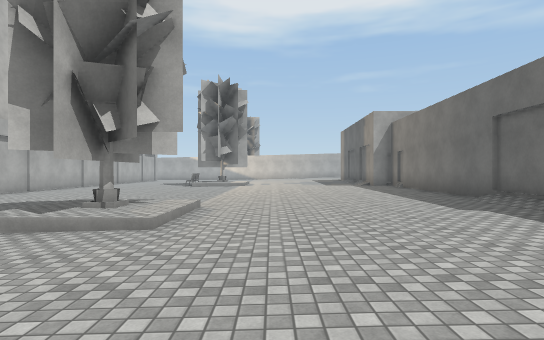
view 1 (above)

16 first-person views from a walk through a Unity game level. The camera is 1.4 m above the floor, looks level and sees 80° across. The floor is counted in squares, 2 m on a side. Each view is taken from the middle of a square. On the plan, view 1 faces up. The plan holds only what a view shows up to about 10 squares ahead; the rest is blank. The place goes on beyond the plan. Surface patterns are stand-ins for the level's own textures.

view 2
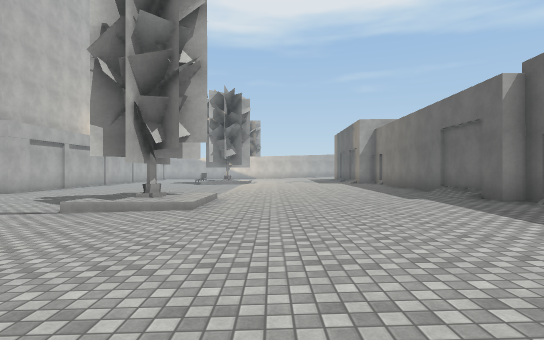

view 3
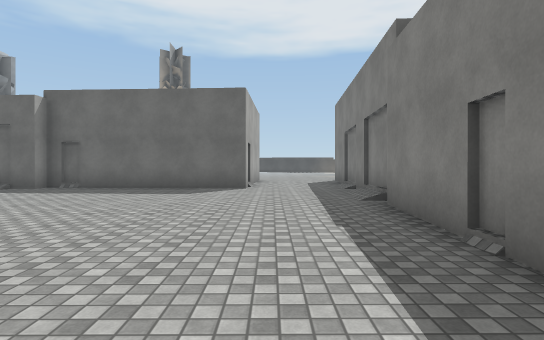

view 4
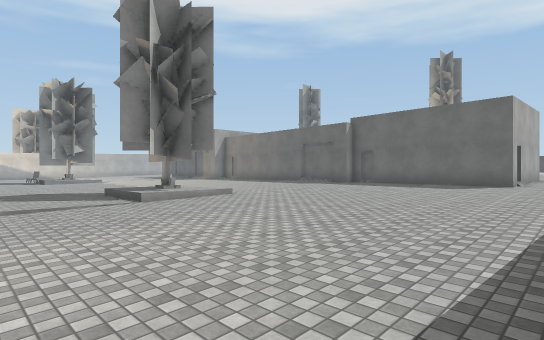

view 5
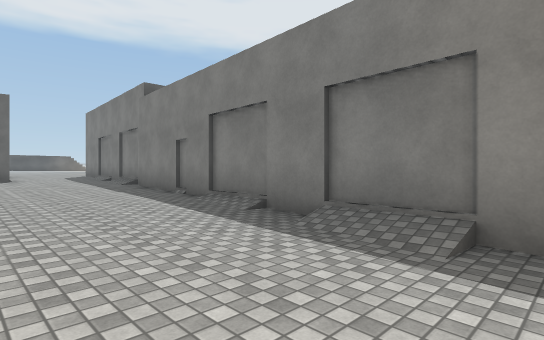

view 6
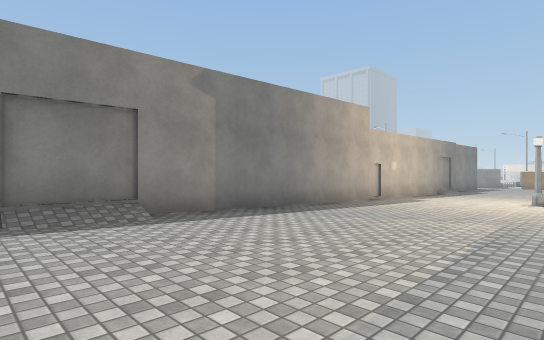

view 7
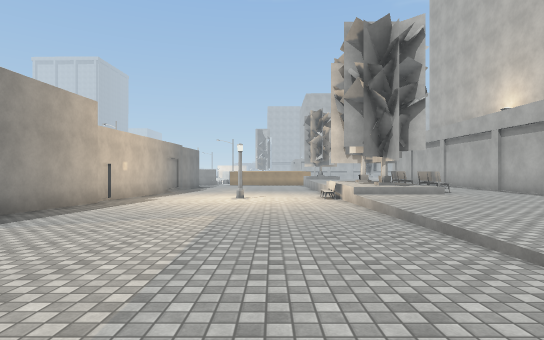

view 8
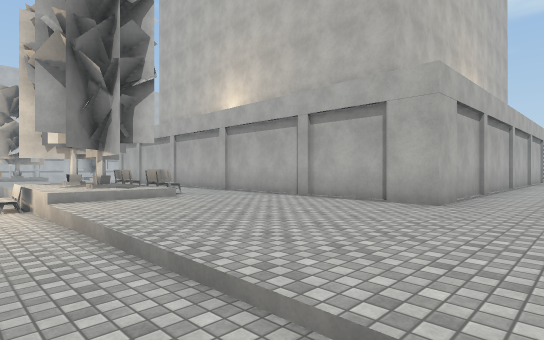

view 9
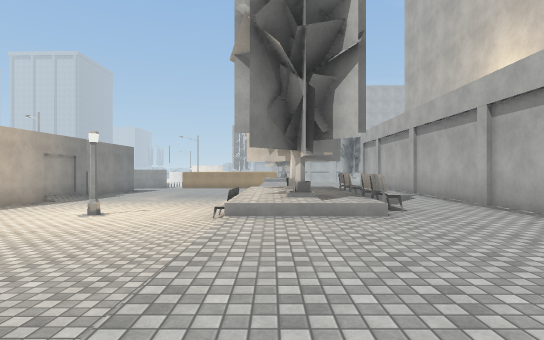

view 10
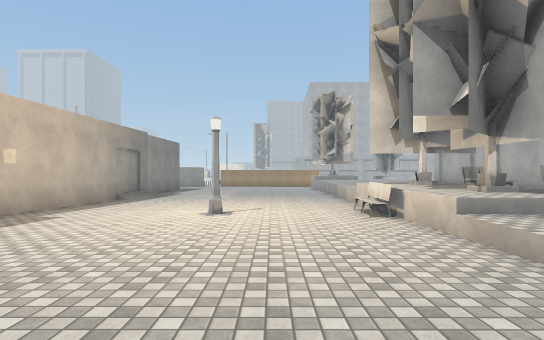

view 11
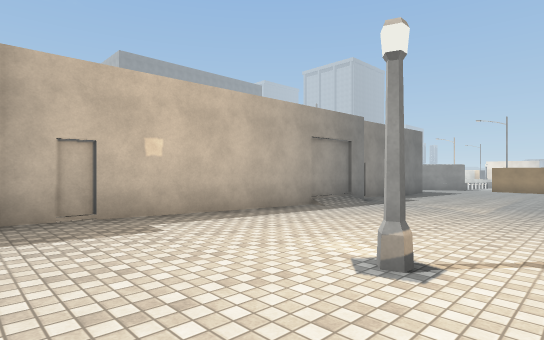

view 12
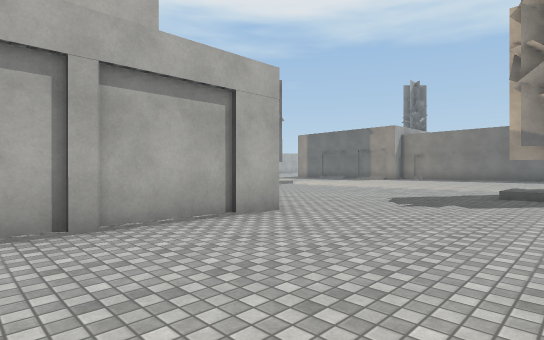

view 13
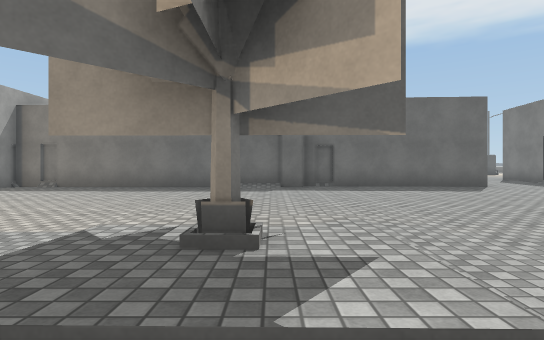

view 14
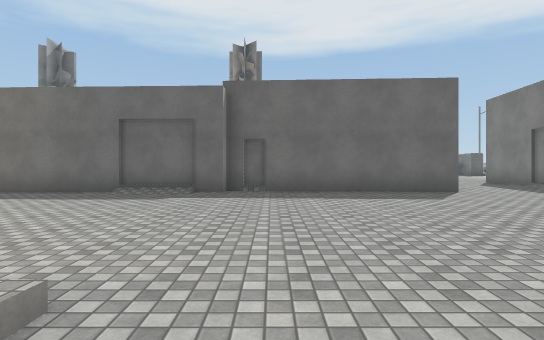

view 15
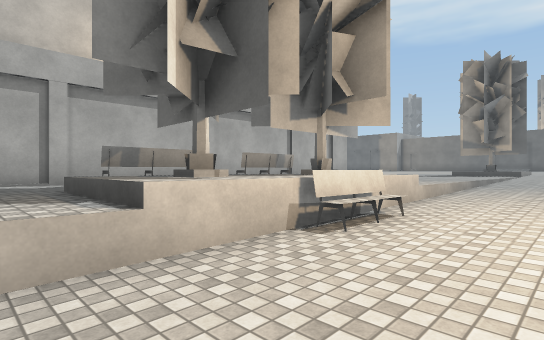

view 16
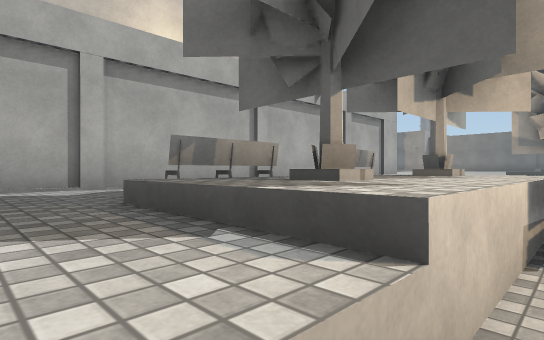

### Floor plan
Key: @ floor where view 1 was taken; # wall or solid block; . main floor; : floor 0.25 m higher than the main floor; - floor 0.25 m lower than the main floor; + floor 0.5 m higher than the main floor; _ floor 0.5 m lower than the main floor; < floor 0.75 m lower than the main floor; / step, stairs or slope; O other object.
Columns run from 20 left of view 1 to 8 right of it. Each row starts with its distance up from view 1.
 10 ###        #......::::::+#
  9 ..##########......:::::++#
  8 ..................:::::++#
  7 ./OOOO............:::::++#
  6 ./O+OO#........./#+::::++#
  5 ./#+++/........./O+::::++#
  4 <<<OO____//////.///::::++O
  3 <<<<_____-----....:::::++#
  2 <<<<_____-----....:::::++#
  1 <<<#_____-----....:::::++#
  0 <<<<_____-----....::@::++# OO
 -1 <<<<_____----.....:::::++##OO
 -2 <<<<_____----.....:::::++++
 -3 ####__####---//...:::::+++++
 -4          ################//+
 -5
 -6
 -7 OO

Where each view was taken, in squares from view 1:
view 1: 0 up, 0 right, facing up
view 2: 2 down, 0 right, facing up
view 3: 2 down, 4 left, facing right
view 4: 3 down, 7 left, facing up-right
view 5: 0 up, 8 left, facing down-right
view 6: 2 up, 5 left, facing down-left
view 7: 2 up, 5 left, facing left
view 8: 3 up, 7 left, facing up-left
view 9: 5 up, 9 left, facing left
view 10: 2 up, 10 left, facing left
view 11: 2 up, 14 left, facing down-left
view 12: 5 up, 13 left, facing up-right
view 13: 5 up, 5 left, facing right
view 14: 3 up, 3 left, facing right
view 15: 2 up, 20 left, facing up-right
view 16: 4 up, 20 left, facing up-right
